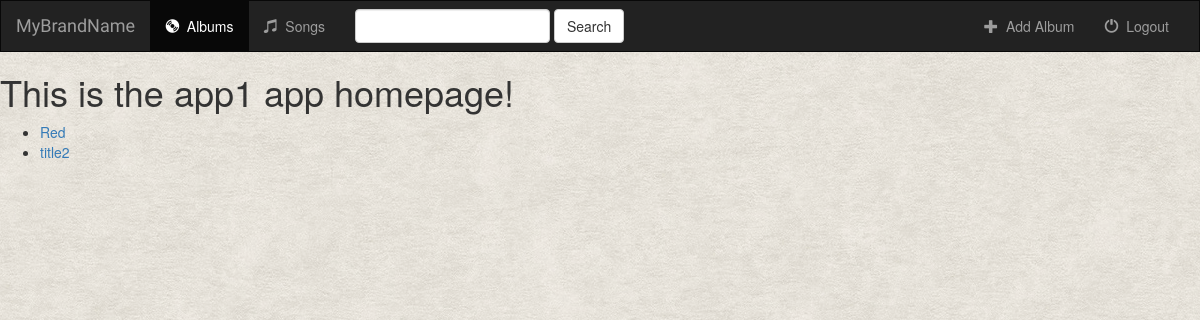
The app's page /app1/, older data.
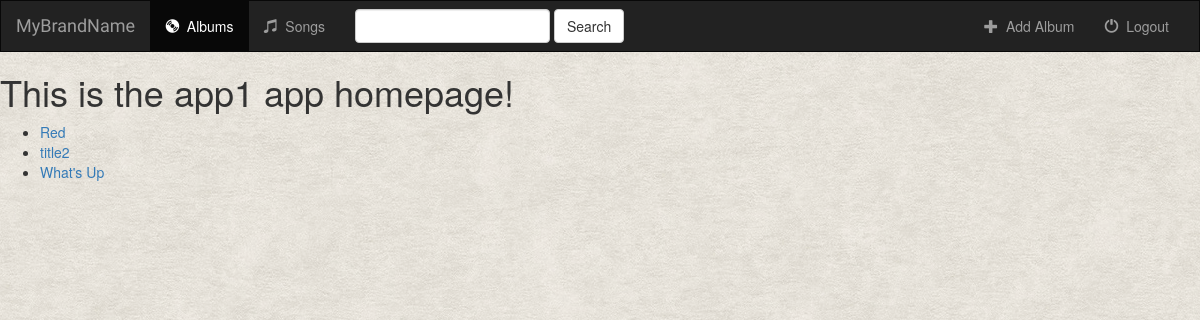
The same page, newer data.
### app1/models.py (models this page shows, shortened)
class Album(models.Model):
    artist = models.CharField(max_length=250)
    album_title = models.CharField(max_length=500)
    genre = models.CharField(max_length=100)
    album_logo = models.CharField(max_length=1000)

### app1/views.py (the view)
class IndexView(generic.ListView):
    template_name = 'app1/index.html'
    context_object_name = 'all_albums' # rename default variable
    def get_queryset(self):
        return Album.objects.all()

### app1/templates/app1/index.html
{% extends 'app1/base.html' %}
{% block body %}
    <h1>This is the app1 app homepage!</h1>
    {% if all_albums %}
        <ul>
            {% for album in all_albums %}
                <li><a href="{% url 'app1:detail' album.id %}">{{ album.album_title }}</a></li>
            {% endfor %}
        </ul>
    {% else %}
        <h3>You don't have any albums.</h3>
    {% endif %}
{% endblock %}

### app1/templates/app1/base.html (shortened to what this page needs)
<!DOCTYPE html>
<html>
<head>
  <link rel='stylesheet' href="https://maxcdn.bootstrapcdn.com/bootstrap/3.3.7/css/bootstrap.min.css" />
  {% load staticfiles %}
  <link rel='stylesheet' type='text/css' href="{% static 'app1/style.css' %}" />
</head>
<body>
  <nav class='navbar navbar-inverse'>
      <div class='container-fluid'>
          <div class='navbar-header'>
              <a class='navbar-brand' href="{% url 'app1:index' %}">MyBrandName</a>
          </div>
          <div class='collapse navbar-collapse' id='topNavBar'>
              <ul class='nav navbar-nav'>
                  <li class='active'>
                      <a href="{% url 'app1:index' %}">
                          <span class='glyphicon glyphicon-cd' aria-hidden='true'></span>&nbsp; Albums
                      </a>
                  </li>
                  <li class=''>
                      <a href="#">
                          <span class='glyphicon glyphicon-music' aria-hidden='true'></span>&nbsp; Songs
                      </a>
                  </li>
              </ul>
              <form class='navbar-form navbar-left' role='search' method='get' action='#'>
                  <div class='form-group'>
                      <input type='text' class='form-control' name='queryVar' value=''>
                  </div>
                  <button type='submit' class='btn btn-default'>Search</button>
              </form>
              <ul class='nav navbar-nav navbar-right'>
                  <li class=''>
                      <a href="{% url 'app1:album-add' %}">
                          <span class='glyphicon glyphicon-plus' aria-hidden='true'></span>&nbsp; Add Album
                      </a>
                  </li>
                  <li class=''>
                      <a href="#">
                          <span class='glyphicon glyphicon-off' aria-hidden='true'></span>&nbsp; Logout
                      </a>
                  </li>
              </ul>
          </div>
      </div>
  </nav>
  {% block body %}
  {% endblock %}
</body>
</html>

### app1/static/app1/style.css (style rules this page uses)
body { background: white url("images/background.png") }
.navbar { border-radius: 0; }
.navbar-brand { font-family: 'Satisfy', cursive; }

Row changes from the older to the newer data that the page shows:
added Album: album_title "What's Up"
